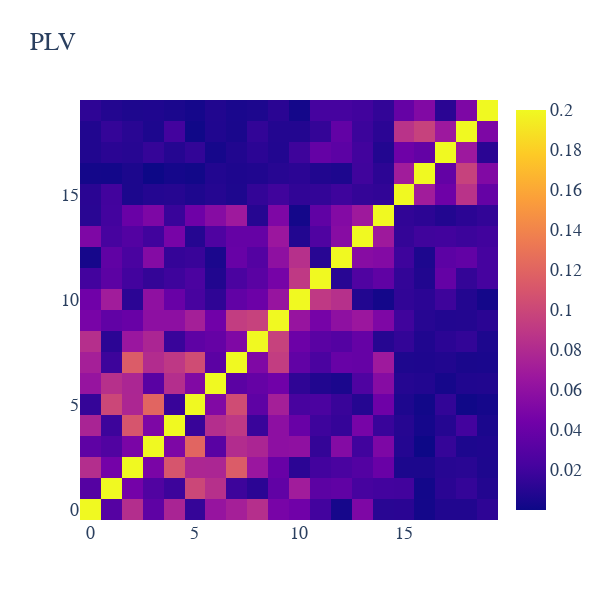

Notebook source saved alongside this figure:
### Code cell
model.plv()

### Figure 1 — Plotly figure (JSON) as saved in the notebook; plotly's stock layout.template omitted (floating-point values rounded to 4 significant figures; data arrays with more than 128 entries replaced by an {"elided": "..."} marker saying what was removed)
{"data": [{"type": "heatmap", "z": {"elided": "20x20 float values"}}], "layout": {"autosize": false, "font": {"family": "Courier New, monospace", "size": 18}, "height": 600, "title": {"text": "PLV"}, "width": 600}}
